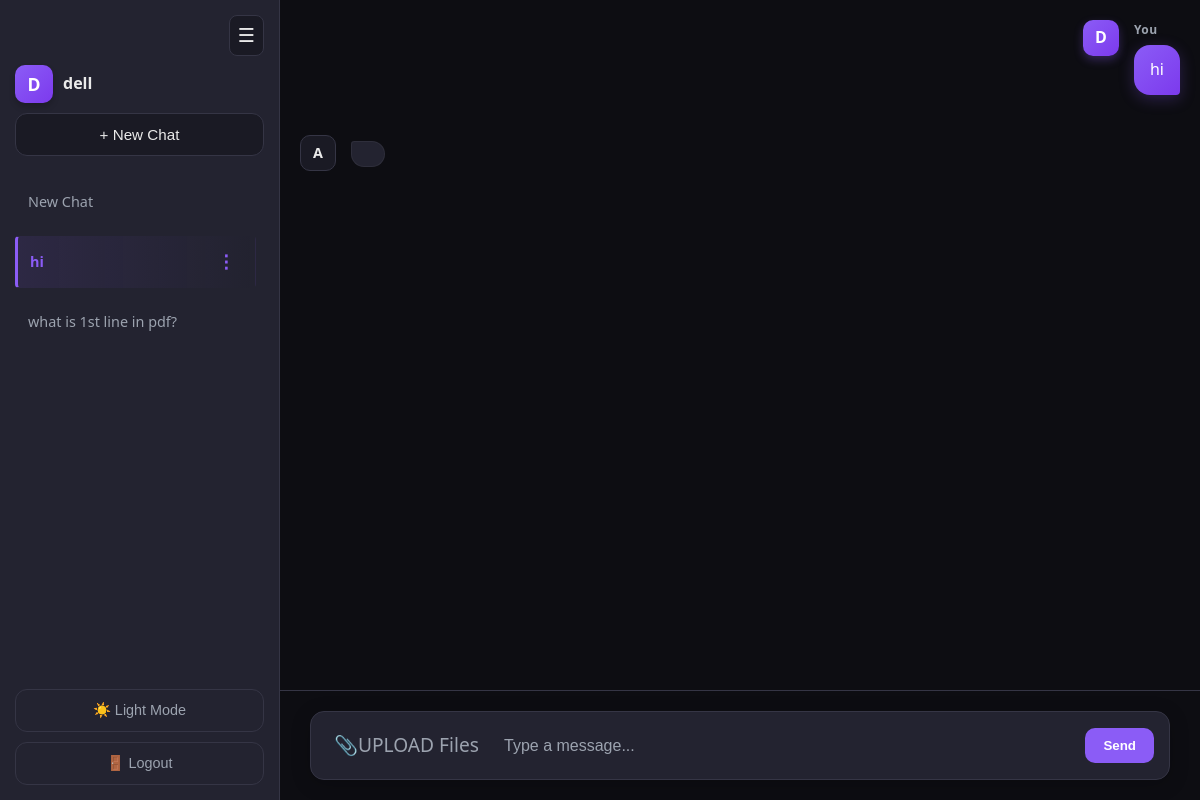
The page /conversation/2/ (signed in) on the database its author committed.
### chat/models.py (models this page shows, shortened)
class Conversation(models.Model):
    user = models.ForeignKey(User, on_delete=models.CASCADE, related_name="conversations")
    title = models.CharField(max_length=255, default="New Chat")
    created_at = models.DateTimeField(auto_now_add=True)
    is_archived = models.BooleanField(default=False)

class ChatHistory(models.Model):
    conversation = models.ForeignKey(
        Conversation,
        on_delete=models.CASCADE,
        related_name="messages",
    )
    sender = models.CharField(
        max_length=10,
        choices=[("user", "User"), ("bot", "Bot"), ("system", "System")],  # Added "system" for file notifications
        default="user"
    )
    content = models.TextField()
    created_at = models.DateTimeField(auto_now_add=True)

### chat/views.py (the view, shortened to what this page needs)
# urls.py: path('', views.chat_ui, name='chat_ui_base'),
@login_required
def chat_ui(request, conversation_id=None):
    conversations = Conversation.objects.filter(user=request.user, is_archived=False).order_by('-created_at')[:30]
    archived_conversations = Conversation.objects.filter(user=request.user, is_archived=True).order_by('-created_at')[:20]
    conversation = get_object_or_404(Conversation, id=conversation_id, user=request.user)
    messages = conversation.messages.all().order_by('created_at')
    return render(request, 'chat/chat.html', {
        "conversations": conversations,
        "archived_conversations": archived_conversations,
        "conversation": conversation,
        "messages": messages
    })

### chat/templates/chat/chat.html (shortened to what this page needs)
{% load static %}
<!DOCTYPE html>
<html lang="en">
<head>
    <link rel="stylesheet" href="{% static 'chat.css' %}">
</head>
<body>
    <div class="chat-app" id="chatApp">
        <div class="sidebar" id="sidebar">
            <button class="toggle-btn" id="toggleSidebar">☰</button>
            <div class="sidebar-header">
                <div class="user-info">
                    <div class="user-logo">{{ request.user.username|first|upper }}</div>
                    <span class="username">{{ request.user.username }}</span>
                </div>
                <button class="new-chat-btn" id="newChatBtn">+ New Chat</button>
            </div>
            <div class="chat-history" id="chatHistory">
                {% for conv in conversations %}
                <div class="history-item {% if conversation.id == conv.id %}selected{% endif %}"
                    data-conversation-id="{{ conv.id }}" data-url="{% url 'chat_ui_conversation' conv.id %}"
                    data-title="{{ conv.title|default:'New Chat' }}">
                    <strong class="chat-title">{{ conv.title|default:"New Chat" }}</strong>
                    <button class="more-options-btn" data-id="{{ conv.id }}">⋮</button>
                </div>
                {% empty %}
                <p style="padding:10px; opacity: 0.6; font-size: 0.85rem;">No conversations yet.</p>
                {% endfor %}
            </div>
            <div class="sidebar-footer">
                <button class="theme-toggle-btn" id="themeToggleBtn">☀️ Light Mode</button>
                <form method="POST" action="{% url 'logout' %}" style="display:inline;">
                    <button type="submit" class="logout-btn">🚪 Logout</button>
                </form>
            </div>
        </div>
        <div class="main-chat">
            <div class="messages-container" id="messagesContainer">
                {% for msg in messages %}
                <div class="message {{ msg.sender }}">
                    <div class="avatar">
                        {% if msg.sender == "user" %}
                        {{ request.user.username|slice:":1"|upper }}
                        {% elif msg.sender == "system" %}
                        ℹ️
                        {% else %}
                        A
                        {% endif %}
                    </div>
                    <div class="message-body">
                        <div class="message-role">
                            {% if msg.sender == "user" %}You{% elif msg.sender == "system" %}System{% else
                            %}Assistant{%endif %}
                        </div>
                        {% if msg.sender == "bot" %}
                        <div class="message-text" data-markdown="{{ msg.content }}"></div>
                        {% else %}
                        <div class="message-text">{{ msg.content }}</div>
                        {% endif %}
                    </div>
                </div>
                {% endfor %}
            </div>
            <div class="input-area">
                <form id="chatForm" enctype="multipart/form-data">
                    <label class="file-upload">
                        <span style="font-size: 1.2rem; color: var(--text-medium);">📎UPLOAD Files </span>
                    </label>
                    <input type="text" id="messageInput" placeholder="Type a message..." name="message">
                    <button type="submit" id="sendBtn">Send</button>
                </form>
            </div>
        </div>
    </div>
</body>
</html>

### chat/templates/chat/chat.html (style rules this page uses)
:root { --accent-purple: #8b5cf6; --accent-purple-hover: #7c3aed; --bg-dark-secondary: #1a1a24; --border-color: #353545; }
.message-text { white-space: pre-wrap; line-height: 1.6; }
.message.bot .message-text { white-space: normal; }

### rows shown on the page
Conversation: title "New Chat"
Conversation: title "hi"
Conversation: title "what is 1st line in pdf?"
ChatHistory: sender "You", content "hi"
ChatHistory: sender "A"

### other values the page prints
{{ request.user.username|first|upper }} "D"
{{ request.user.username }} "dell"
{{ request.user.username|slice:":1"|upper }} "D"
